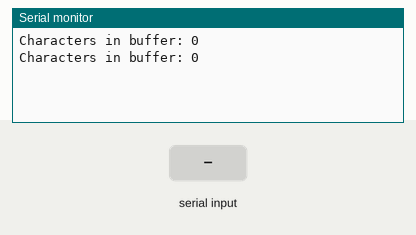
The sketch below on a simulated Arduino Uno, built with avr-gcc and run on an emulated ATmega328P. Shown: the last lines printed to the serial monitor. The inputs (shaded band) are chosen by the test bench.

Above: at 1.2 s.
1.3 s: "1\n" received over Serial
At 2.8 s:
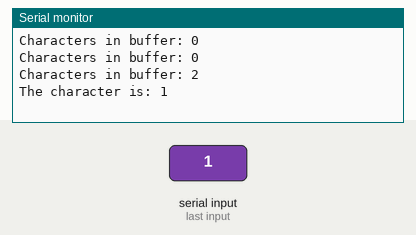
4.3 s: "0\n" received over Serial
At 6.4 s:
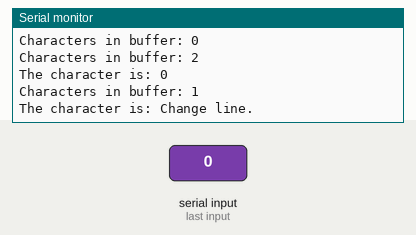
Timing chart, 0 to 7.9 s (numbered marks = the images above; inputs shaded):
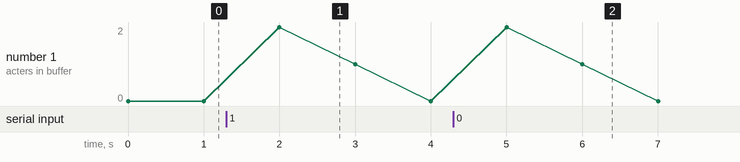

Measured:
- after the input at 1.3 s, the serial monitor: prints a new line after 0.70 s (image 1)
- after the input at 4.3 s, the serial monitor: prints a new line after 0.73 s (image 2)

The sketch:

9th_project.ino
```cpp
//read characters from serial monitor.
void setup()
{
  Serial.begin(9600);
}

void loop()
{
  char c;
  int x=Serial.available();//x is the number of characters we want to read.
  Serial.print("Characters in buffer: ");
  Serial.println(x);
  if(x)//if x is not 0.
  {
    c=Serial.read();//Read a char.
    Serial.print("The character is: ");
    if(c=='\n')
    {
      Serial.println("Change line.");
      //Do nothing.
    }
    else
    {
      Serial.println(c);
      //Commands.
    }
  }
  delay(1000);
}
```
